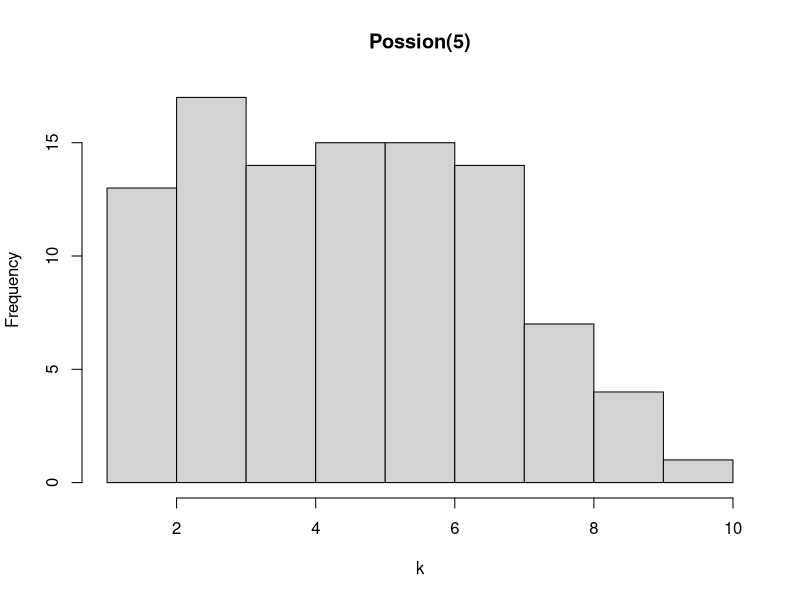

This chart was generated by the following R code: (Note: this script raises an error after producing the figure.)
#nbinom(3,0.1) 

prob = rpois(100,5)
prob = sort(prob)

#prob = table(prob)

png("../LaTex/lab7zad6_c.png")
hist(prob,xlab = "k", main = "Possion(5)") #breaks = seq(0,20,by = 2)
dev.off()

m = mean(prob)
v = var(prob)

print(prob)

cat("mean ", m, " variance ", v,"\n")

write.csv(prob, file = "../LaTex/lab7zad6_c.csv")